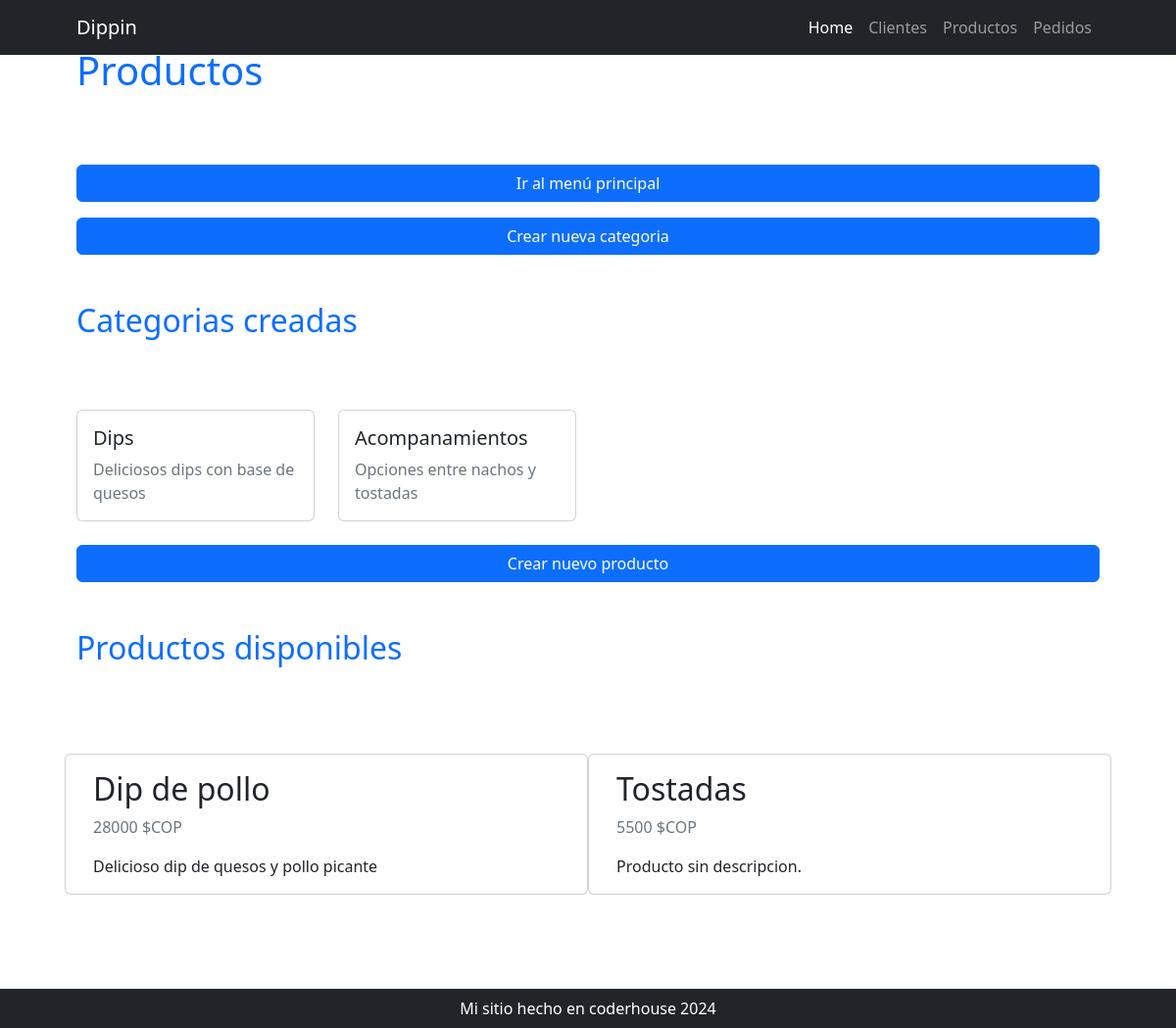
Page /producto/home/ on the earlier database version.
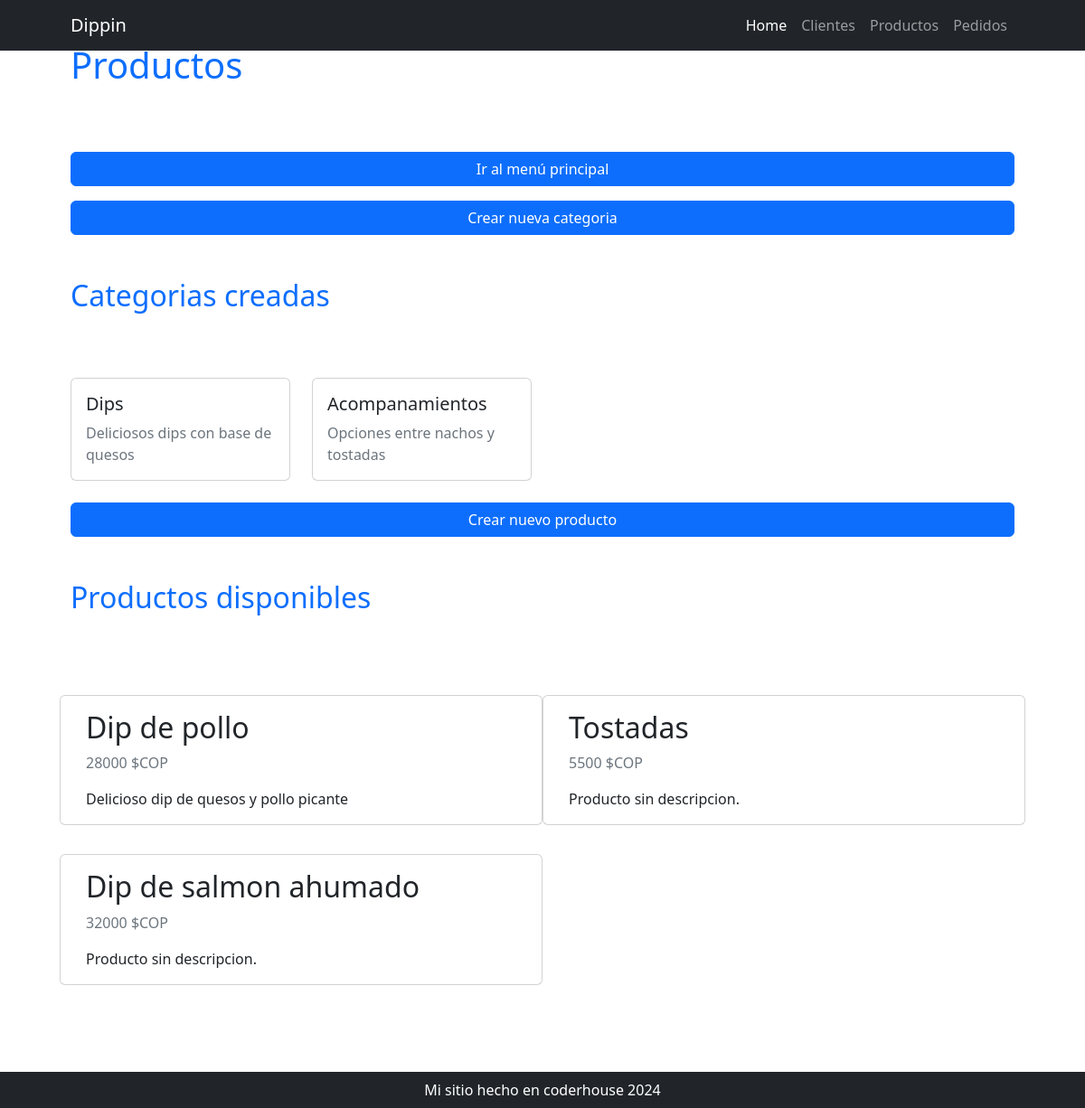
Same page on the later database version.
### producto/models.py (models this page shows, shortened)
class ProductoCategoria(models.Model):
    nombre = models.CharField(max_length=200, unique=True)
    descripcion = models.CharField(max_length=250, null=True, blank = True, verbose_name="descripcion")
    class Meta:
        verbose_name="categoria de productos"
        verbose_name_plural="categorias de productos"

class Producto(models.Model):
    nombre = models.CharField(max_length=200, unique=True)
    descripcion = models.CharField(max_length=250, null=True, blank = True, verbose_name="descripcion")
    precio = models.PositiveIntegerField()
    class Meta:
        verbose_name="producto"
        verbose_name_plural="productos"

### producto/views.py (the view)
# urls.py: path("home/", views.home, name="home"),
def home(request):
    consulta_categorias = models.ProductoCategoria.objects.all()
    consulta_productos = models.Producto.objects.all()
    context = {"categorias":consulta_categorias, "productos":consulta_productos}
    return render(request, "producto/index.html", context)

### producto/templates/producto/index.html
{% extends 'core/base.html' %}
{% block titulo %}
{% include 'core/components/titulo1.html' with titulo="Productos" %}
{% endblock titulo %}
{% block contenido %}
<div class="d-flex flex-column">
    <a href="{% url 'core:home' %}" class="btn btn-primary mb-3">Ir al menú principal</a>
    <a href="{% url 'producto:categoria_create' %}" class="btn btn-primary">Crear nueva categoria</a>
</div>
<div class="row align-items-center my-5">
    <h1 class="pb-lg-3 text-primary fs-2">
        Categorias creadas
    </h1>
</div>
<div class="row row-cols-1 row-cols-md-2 row-cols-lg-4">
    {% for categoria in categorias %}
        <div class="col mb-4">
            <div class="card">
                <div class="card-body">
                    <h5 class="card-title">{{ categoria.nombre }}</h5>
                    <p class="card-text text-muted">{{ categoria.descripcion}}</p>
                </div>
            </div>
        </div>
    {% endfor %}
</div>
<div class="d-flex flex-column">
    <a href="{% url 'producto:producto_create' %}" class="btn btn-primary">Crear nuevo producto</a>
</div>
<div class="row align-items-center my-5">
    <h1 class="pb-lg-3 text-primary fs-2">
        Productos disponibles
    </h1>
</div>
<div class="row row-cols-1 row-cols-md-2">
    {% for producto in productos %}
        <div class="card my-3">
            <div class="card-body">
                <h2 class="card-title">{{ producto.nombre }}</h2>
                <p class="card-text text-muted">{{ producto.precio }} $COP</p>
                {% if producto.descripcion %}
                    <p class="card-text">{{ producto.descripcion }}</p>
                {% else %}
                    <p class="card-text">Producto sin descripcion.</p>
                {% endif %}
            </div>
        </div>
    {% endfor %}
</div>
<div class="row align-items-center my-5">
    <h1 class="pb-lg-3 text-primary fs-2">
    </h1>
</div>
{% endblock contenido %}

Differences in the rows shown:
added Producto: nombre "Dip de salmon ahumado", precio "32000", shows "Producto sin descripcion."
